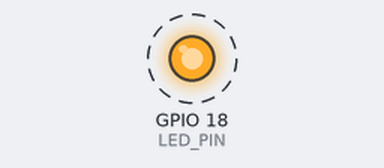
Bench run of a program on a simulated Raspberry Pi (BCM pin numbers). Parts: output pins drawn as LEDs (lit = HIGH). Dashed ring = blinking.

Above: at 0.5 s.
Timing chart, 0 to 4.6 s (numbered marks = the images above):
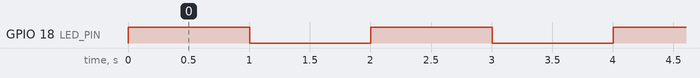

Measured:
- by itself, GPIO 18 (LED_PIN): alternates HIGH for 1.0 s and LOW for 1.0 s

The program:

pigpio_led.py
```python
import time
import pigpio

LED_PIN = 18

#connect to pigpiod daemon
pi = pigpio.pi()

# setup pin as an output
pi.set_mode(LED_PIN, pigpio.OUTPUT)
while True:
  # enable LED
  pi.write(LED_PIN, 1)
  # wait 1 second
  time.sleep(1)
  # disable LED
  pi.write(LED_PIN, 0)
  time.sleep(1)

#cleanup
pi.set_mode(LED_PIN, pigpio.INPUT)
#disconnect
pi.stop()
```
